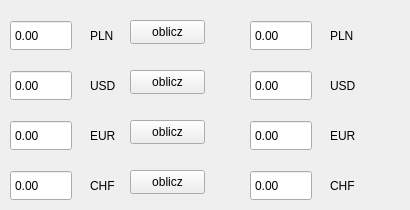
    <widget class="QWidget" name="tab_5">
     <attribute name="title">
      <string>Przelicznik walut </string>
     </attribute>
     <widget class="QDoubleSpinBox" name="PLN1">
      <property name="geometry">
       <rect>
        <x>10</x>
        <y>20</y>
        <width>62</width>
        <height>31</height>
       </rect>
      </property>
      <property name="buttonSymbols">
       <enum>QAbstractSpinBox::NoButtons</enum>
      </property>
      <property name="minimum">
       <double>-1000000.000000000000000</double>
      </property>
      <property name="maximum">
       <double>10000000.000000000000000</double>
      </property>
     </widget>
     <widget class="QDoubleSpinBox" name="USD1">
      <property name="geometry">
       <rect>
        <x>10</x>
        <y>70</y>
        <width>62</width>
        <height>31</height>
       </rect>
      </property>
      <property name="readOnly">
       <bool>false</bool>
      </property>
      <property name="buttonSymbols">
       <enum>QAbstractSpinBox::NoButtons</enum>
      </property>
      <property name="minimum">
       <double>-1000000.000000000000000</double>
      </property>
      <property name="maximum">
       <double>10000000.000000000000000</double>
      </property>
     </widget>
     <widget class="QDoubleSpinBox" name="EUR1">
      <property name="geometry">
       <rect>
        <x>10</x>
        <y>120</y>
        <width>62</width>
        <height>31</height>
       </rect>
      </property>
      <property name="readOnly">
       <bool>false</bool>
      </property>
      <property name="buttonSymbols">
       <enum>QAbstractSpinBox::NoButtons</enum>
      </property>
      <property name="minimum">
       <double>-1000000.000000000000000</double>
      </property>
      <property name="maximum">
       <double>10000000.000000000000000</double>
      </property>
     </widget>
     <widget class="QDoubleSpinBox" name="CHF1">
      <property name="geometry">
       <rect>
        <x>10</x>
        <y>170</y>
        <width>62</width>
        <height>31</height>
       </rect>
      </property>
      <property name="readOnly">
       <bool>false</bool>
      </property>
      <property name="buttonSymbols">
       <enum>QAbstractSpinBox::NoButtons</enum>
      </property>
      <property name="minimum">
       <double>-1000000.000000000000000</double>
      </property>
      <property name="maximum">
       <double>10000000.000000000000000</double>
      </property>
     </widget>
     <widget class="QLabel" name="label_34">
      <property name="geometry">
       <rect>
        <x>90</x>
        <y>20</y>
        <width>71</width>
        <height>31</height>
       </rect>
      </property>
      <property name="text">
       <string>PLN  </string>
      </property>
     </widget>
     <widget class="QLabel" name="label_35">
      <property name="geometry">
       <rect>
        <x>90</x>
        <y>70</y>
        <width>71</width>
        <height>31</height>
       </rect>
      </property>
      <property name="text">
       <string>USD</string>
      </property>
     </widget>
     <widget class="QLabel" name="label_36">
      <property name="geometry">
       <rect>
        <x>90</x>
        <y>120</y>
        <width>71</width>
        <height>31</height>
       </rect>
      </property>
      <property name="text">
       <string>EUR</string>
      </property>
     </widget>
     <widget class="QLabel" name="label_37">
      <property name="geometry">
       <rect>
        <x>90</x>
        <y>170</y>
        <width>71</width>
        <height>31</height>
       </rect>
      </property>
      <property name="text">
       <string>CHF</string>
      </property>
     </widget>
     <widget class="QLabel" name="label_40">
      <property name="geometry">
       <rect>
        <x>330</x>
        <y>170</y>
        <width>71</width>
        <height>31</height>
       </rect>
      </property>
      <property name="text">
       <string>CHF</string>
      </property>
     </widget>
     <widget class="QLabel" name="label_42">
      <property name="geometry">
       <rect>
        <x>330</x>
        <y>20</y>
        <width>71</width>
        <height>31</height>
       </rect>
      </property>
      <property name="text">
       <string>PLN</string>
      </property>
     </widget>
     <widget class="QDoubleSpinBox" name="EUR2">
      <property name="geometry">
       <rect>
        <x>250</x>
        <y>120</y>
        <width>62</width>
        <height>31</height>
       </rect>
      </property>
      <property name="readOnly">
       <bool>true</bool>
      </property>
      <property name="buttonSymbols">
       <enum>QAbstractSpinBox::NoButtons</enum>
      </property>
      <property name="minimum">
       <double>-1000000.000000000000000</double>
      </property>
      <property name="maximum">
       <double>10000000.000000000000000</double>
      </property>
     </widget>
     <widget class="QDoubleSpinBox" name="CHF2">
      <property name="geometry">
       <rect>
        <x>250</x>
        <y>170</y>
        <width>62</width>
        <height>31</height>
       </rect>
      </property>
      <property name="readOnly">
       <bool>true</bool>
      </property>
      <property name="buttonSymbols">
       <enum>QAbstractSpinBox::NoButtons</enum>
      </property>
      <property name="minimum">
       <double>-1000000.000000000000000</double>
      </property>
      <property name="maximum">
       <double>10000000.000000000000000</double>
      </property>
     </widget>
     <widget class="QDoubleSpinBox" name="USD2">
      <property name="geometry">
       <rect>
        <x>250</x>
        <y>70</y>
        <width>62</width>
        <height>31</height>
       </rect>
      </property>
      <property name="readOnly">
       <bool>true</bool>
      </property>
      <property name="buttonSymbols">
       <enum>QAbstractSpinBox::NoButtons</enum>
      </property>
      <property name="minimum">
       <double>-1000000.000000000000000</double>
      </property>
      <property name="maximum">
       <double>10000000.000000000000000</double>
      </property>
     </widget>
     <widget class="QLabel" name="label_44">
      <property name="geometry">
       <rect>
        <x>330</x>
        <y>70</y>
        <width>71</width>
        <height>31</height>
       </rect>
      </property>
      <property name="text">
       <string>USD</string>
      </property>
     </widget>
     <widget class="QDoubleSpinBox" name="PLN2">
      <property name="geometry">
       <rect>
        <x>250</x>
        <y>20</y>
        <width>62</width>
        <height>31</height>
       </rect>
      </property>
      <property name="readOnly">
       <bool>true</bool>
      </property>
      <property name="buttonSymbols">
       <enum>QAbstractSpinBox::NoButtons</enum>
      </property>
      <property name="minimum">
       <double>-1000000.000000000000000</double>
      </property>
      <property name="maximum">
       <double>10000000.000000000000000</double>
      </property>
     </widget>
     <widget class="QLabel" name="label_45">
      <property name="geometry">
       <rect>
        <x>330</x>
        <y>120</y>
        <width>71</width>
        <height>31</height>
       </rect>
      </property>
      <property name="text">
       <string>EUR</string>
      </property>
     </widget>
     <widget class="QPushButton" name="PLNOblicz">
      <property name="geometry">
       <rect>
        <x>130</x>
        <y>20</y>
        <width>75</width>
        <height>24</height>
       </rect>
      </property>
      <property name="text">
       <string>oblicz</string>
      </property>
     </widget>
     <widget class="QPushButton" name="USDOblicz">
      <property name="geometry">
       <rect>
        <x>130</x>
        <y>70</y>
        <width>75</width>
        <height>24</height>
       </rect>
      </property>
      <property name="text">
       <string>oblicz</string>
      </property>
     </widget>
     <widget class="QPushButton" name="EUROblicz">
      <property name="geometry">
       <rect>
        <x>130</x>
        <y>120</y>
        <width>75</width>
        <height>24</height>
       </rect>
      </property>
      <property name="text">
       <string>oblicz</string>
      </property>
     </widget>
     <widget class="QPushButton" name="CHFOblicz">
      <property name="geometry">
       <rect>
        <x>130</x>
        <y>170</y>
        <width>75</width>
        <height>24</height>
       </rect>
      </property>
      <property name="text">
       <string>oblicz</string>
      </property>
     </widget>
    </widget>
